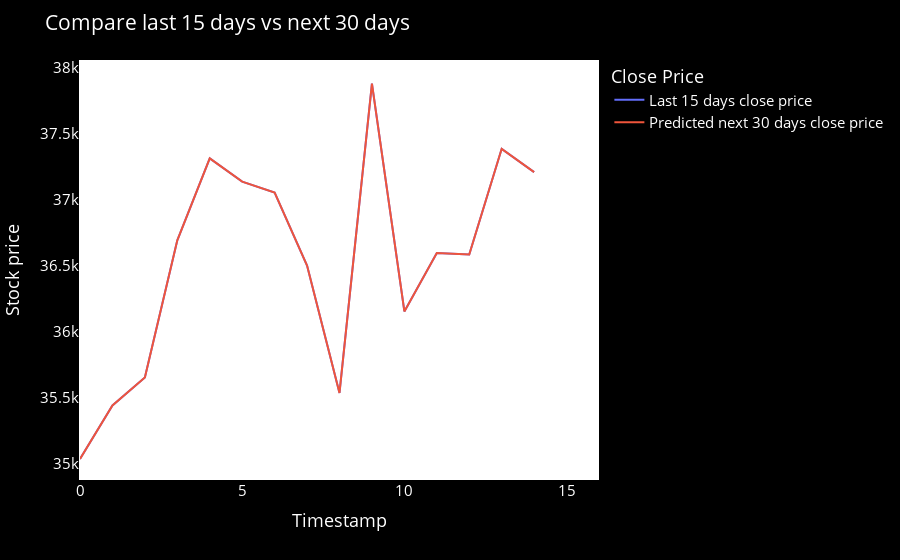

The code cell stored with this chart in its notebook:
### Code cell
temp_mat = np.empty((len(last_days)+pred_days+1,1))
temp_mat[:] = np.nan
temp_mat = temp_mat.reshape(1,-1).tolist()[0]

last_original_days_value = temp_mat
next_predicted_days_value = temp_mat

last_original_days_value[0:time_step+1] = scaler.inverse_transform(closedf[len(closedf)-time_step:]).reshape(1,-1).tolist()[0]
next_predicted_days_value[time_step+1:] = scaler.inverse_transform(np.array(lst_output).reshape(-1,1)).reshape(1,-1).tolist()[0]

new_pred_plot = pd.DataFrame({
    'last_original_days_value':last_original_days_value,
    'next_predicted_days_value':next_predicted_days_value
})

names = cycle(['Last 15 days close price','Predicted next 30 days close price'])

fig = px.line(new_pred_plot,x=new_pred_plot.index, y=[new_pred_plot['last_original_days_value'],
                                                      new_pred_plot['next_predicted_days_value']],
              labels={'value': 'Stock price','index': 'Timestamp'})
fig.update_layout({
    'plot_bgcolor': 'black',
    'paper_bgcolor': 'black'
})
fig.update_layout(title_text='Compare last 15 days vs next 30 days',
                  plot_bgcolor='white', font_size=15, font_color='white',legend_title_text='Close Price')

fig.for_each_trace(lambda t:  t.update(name = next(names)))
fig.update_xaxes(showgrid=False)
fig.update_yaxes(showgrid=False)
fig.show()

### Figure 1 — Plotly figure (JSON) as saved in the notebook; plotly's stock layout.template omitted (floating-point values rounded to 4 significant figures)
{"data": [{"hovertemplate": "variable=last_original_days_value<br>Timestamp=%{x}<br>Stock price=%{y}<extra></extra>", "legendgroup": "last_original_days_value", "line": {"color": "#636efa", "dash": "solid"}, "marker": {"symbol": "circle"}, "mode": "lines", "name": "Last 15 days close price", "orientation": "v", "showlegend": true, "type": "scatter", "x": [0, 1, 2, 3, 4, 5, 6, 7, 8, 9, 10, 11, 12, 13, 14, 15, 16], "xaxis": "x", "y": [35040.0, 35440.0, 35660.0, 36690.0, 37310.0, 37140.0, 37050.0, 36500.0, 35540.0, 37880.0, 36150.0, 36600.0, 36590.0, 37390.0, 37210.0, null, 37900.0], "yaxis": "y"}, {"hovertemplate": "variable=next_predicted_days_value<br>Timestamp=%{x}<br>Stock price=%{y}<extra></extra>", "legendgroup": "next_predicted_days_value", "line": {"color": "#EF553B", "dash": "solid"}, "marker": {"symbol": "circle"}, "mode": "lines", "name": "Predicted next 30 days close price", "orientation": "v", "showlegend": true, "type": "scatter", "x": [0, 1, 2, 3, 4, 5, 6, 7, 8, 9, 10, 11, 12, 13, 14, 15, 16], "xaxis": "x", "y": [35040.0, 35440.0, 35660.0, 36690.0, 37310.0, 37140.0, 37050.0, 36500.0, 35540.0, 37880.0, 36150.0, 36600.0, 36590.0, 37390.0, 37210.0, null, 37900.0], "yaxis": "y"}], "layout": {"font": {"color": "white", "size": 15}, "legend": {"title": {"text": "Close Price"}, "tracegroupgap": 0}, "margin": {"t": 60}, "paper_bgcolor": "black", "plot_bgcolor": "white", "title": {"text": "Compare last 15 days vs next 30 days"}, "xaxis": {"anchor": "y", "domain": [0, 1], "showgrid": false, "title": {"text": "Timestamp"}}, "yaxis": {"anchor": "x", "domain": [0, 1], "showgrid": false, "title": {"text": "Stock price"}}}}
